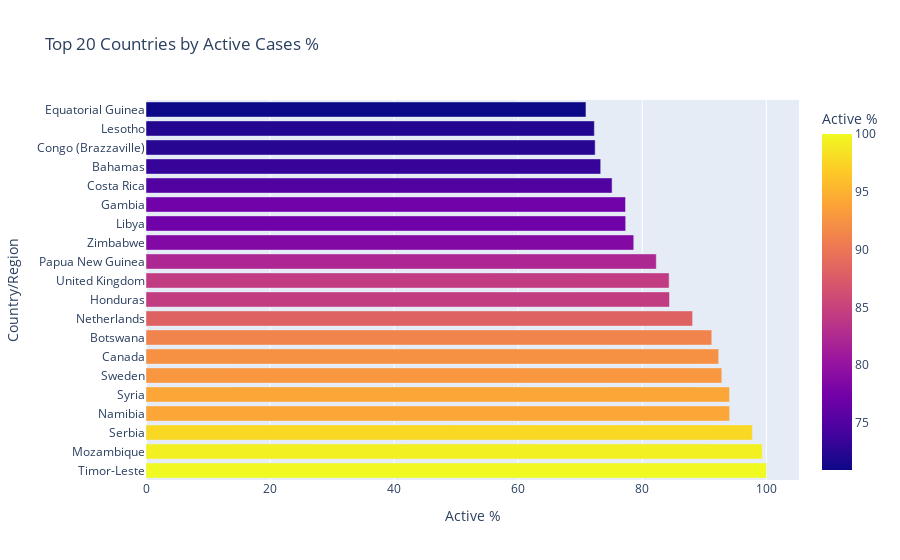

The code cell stored with this chart in its notebook:
### Code cell
data['Active %'] = data['Active'] / data['Confirmed'] * 100

fig = px.bar(data.sort_values('Active %', ascending=False).head(20), 
             x='Active %', y='Country/Region', orientation='h', 
             color='Active %', title='Top 20 Countries by Active Cases %')
fig.show()

### Figure 1 — Plotly figure (JSON) as saved in the notebook; plotly's stock layout.template omitted (floating-point values rounded to 4 significant figures)
{"data": [{"alignmentgroup": "True", "hovertemplate": "Active %=%{marker.color}<br>Country/Region=%{y}<extra></extra>", "legendgroup": "", "marker": {"color": [100, 99.35, 97.75, 94.09, 94.07, 92.82, 92.32, 91.2, 88.11, 84.39, 84.33, 82.26, 78.62, 77.33, 77.3, 75.13, 73.3, 72.41, 72.28, 70.92], "coloraxis": "coloraxis", "pattern": {"shape": ""}}, "name": "", "offsetgroup": "", "orientation": "h", "showlegend": false, "textposition": "auto", "type": "bar", "x": [100, 99.35, 97.75, 94.09, 94.07, 92.82, 92.32, 91.2, 88.11, 84.39, 84.33, 82.26, 78.62, 77.33, 77.3, 75.13, 73.3, 72.41, 72.28, 70.92], "xaxis": "x", "y": ["Timor-Leste", "Mozambique", "Serbia", "Namibia", "Syria", "Sweden", "Canada", "Botswana", "Netherlands", "Honduras", "United Kingdom", "Papua New Guinea", "Zimbabwe", "Libya", "Gambia", "Costa Rica", "Bahamas", "Congo (Brazzaville)", "Lesotho", "Equatorial Guinea"], "yaxis": "y"}], "layout": {"autosize": true, "barmode": "relative", "coloraxis": {"colorbar": {"title": {"text": "Active %"}}, "colorscale": [[0, "#0d0887"], [0.1111, "#46039f"], [0.2222, "#7201a8"], [0.3333, "#9c179e"], [0.4444, "#bd3786"], [0.5556, "#d8576b"], [0.6667, "#ed7953"], [0.7778, "#fb9f3a"], [0.8889, "#fdca26"], [1, "#f0f921"]]}, "legend": {"tracegroupgap": 0}, "title": {"text": "Top 20 Countries by Active Cases %"}, "xaxis": {"anchor": "y", "autorange": true, "domain": [0, 1], "range": [0, 105.3], "title": {"text": "Active %"}, "type": "linear"}, "yaxis": {"anchor": "x", "autorange": true, "domain": [0, 1], "range": [-0.5, 19.5], "title": {"text": "Country/Region"}, "type": "category"}}}
